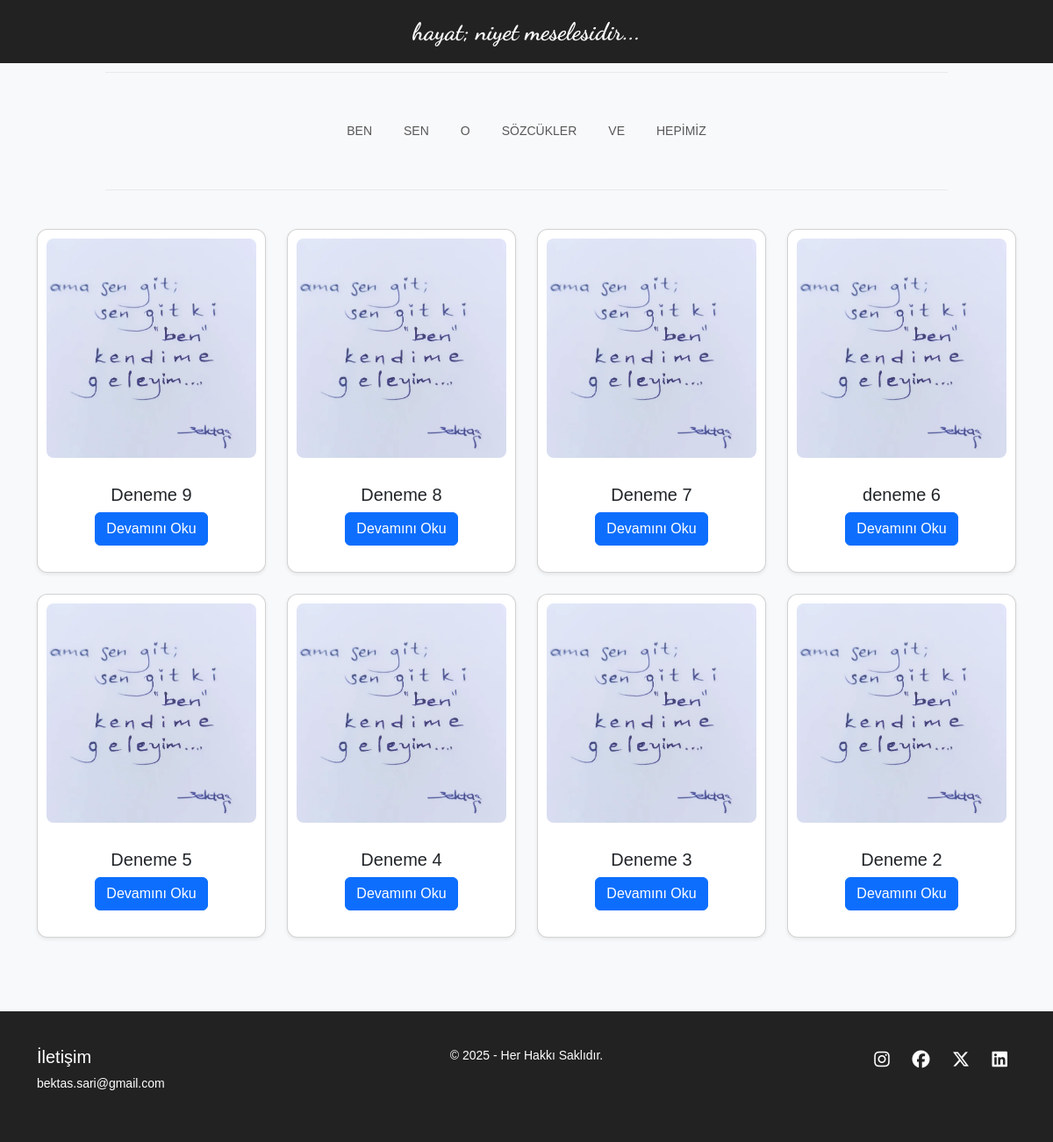
The page / on the database its author committed.
### app.py (models this page shows)
class BlogPost(db.Model):
    id = db.Column(db.Integer, primary_key=True)
    title = db.Column(db.String(100), nullable=False)
    content = db.Column(db.Text, nullable=False)
    image = db.Column(db.String(255), nullable=False)
    category = db.Column(db.String(255), nullable=False, default="Hepimiz")  # Varsayılan olarak "Hepimiz"
    created_at = db.Column(db.DateTime, default=datetime.utcnow)
    likes = db.Column(db.Integer, default=0)

### app.py (the view)
@app.route('/')
def index():
    posts = BlogPost.query.order_by(BlogPost.created_at.desc()).all()
    return render_template('index.html', posts=posts)

### templates/index.html (shortened to what this page needs)
{% extends 'base.html' %}
{% block content %}
    <div class="row">
        {% for post in posts %}
            <div class="col-md-3">
                <div class="card mb-4 shadow-sm">
                    <a href="{{ url_for('post_detail', id=post.id) }}">
                        <img src="{{ url_for('static', filename='uploads/' + post.image) }}" class="card-img-top" alt="{{ post.title }}">
                    </a>
                    <div class="card-body text-center">
                        <h5 class="card-title font-weight-bold">{{ post.title }}</h5>
                        <a href="{{ url_for('post_detail', id=post.id) }}" class="btn btn-primary">Devamını Oku</a>
                    </div>
                </div>
            </div>
        {% endfor %}
    </div>
{% endblock %}

### templates/base.html (shortened to what this page needs)
<!DOCTYPE html>
<html lang="tr">
<head>
    <link href="https://cdn.jsdelivr.net/npm/bootstrap@5.3.0/dist/css/bootstrap.min.css" rel="stylesheet">
    <link rel="stylesheet" href="{{ url_for('static', filename='style.css') }}">
    <link rel="stylesheet" href="https://cdnjs.cloudflare.com/ajax/libs/font-awesome/6.4.2/css/all.min.css">
</head>
<body>
    <div class="header-banner">
        <p class="header-text">hayat; niyet meselesidir...</p>
    </div>
    <hr class="header-line">
<nav class="navbar navbar-expand-lg navbar-light">
    <div class="container">
        <ul class="navbar-nav mx-auto">
            <li class="nav-item">
                <a class="nav-link" href="{{ url_for('category_filter', category='Ben') }}">Ben</a>
            </li>
            <li class="nav-item">
                <a class="nav-link" href="{{ url_for('category_filter', category='Sen') }}">Sen</a>
            </li>
            <li class="nav-item">
                <a class="nav-link" href="{{ url_for('category_filter', category='O') }}">O</a>
            </li>
            <li class="nav-item">
                <a class="nav-link" href="{{ url_for('category_filter', category='Sözcükler') }}">Sözcükler</a>
            </li>
            <li class="nav-item">
                <a class="nav-link" href="{{ url_for('category_filter', category='Ve') }}">Ve</a>
            </li>
            <li class="nav-item">
                <a class="nav-link" href="{{ url_for('category_filter', category='Hepimiz') }}">Hepimiz</a>
            </li>
        </ul>
    </div>
</nav>
    <hr class="navbar-line">
    <div class="container mt-4">
        {% block content %}{% endblock %}
    </div>
<footer class="footer">
    <div class="container">
        <div class="row">
            <div class="col-md-4 text-center text-md-start">
                <h5>İletişim</h5>
                <p><a href="mailto:bektas.sari@gmail.com">bektas.sari@gmail.com</a></p>
            </div>
            <div class="col-md-4 text-center">
                <p>&copy; 2025 - Her Hakkı Saklıdır.</p>
            </div>
            <div class="col-md-4 text-center text-md-end">
                <a href="https://www.instagram.com/bektassari_" target="_blank" class="social-icon">
                    <i class="fab fa-instagram"></i>
                </a>
                <a href="https://www.facebook.com/bektas.sari.12" target="_blank" class="social-icon">
                    <i class="fab fa-facebook"></i>
                </a>
                <a href="https://twitter.com/Bektassa" target="_blank" class="social-icon">
                    <i class="fab fa-x-twitter"></i>
                </a>
                <a href="https://www.linkedin.com/in/bektas-sari" target="_blank" class="social-icon">
                    <i class="fab fa-linkedin"></i>
                </a>
            </div>
        </div>
    </div>
</footer>
</body>
</html>

### static/style.css (style rules this page uses)
body { background-color: #f8f9fa; margin: 0; padding: 0; font-family: Arial, sans-serif; }
.card { border-radius: 12px; overflow: hidden; box-shadow: 0 4px 10px rgba(0, 0, 0, 0.1); transition: transform 0.3s ease-in-out; margin-bottom: 25px; padding: 10px; background: #ffffff; }
.card-img-top { width: 100%; height: 250px; object-fit: cover; border-radius: 8px; margin-bottom: 10px; }
.card-body { padding: 20px; text-align: center; }
.container { padding-top: 20px; padding-bottom: 20px; }
.header-banner { background-color: #222; color: white; text-align: center; padding: 15px 0; }
.header-text { font-family: 'Dancing Script', cursive; font-size: 28px; font-weight: bold; margin: 0; color: white; }
.header-line, .navbar-line { width: 80%; margin: 10px auto; border: 0; height: 1px; background-color: #bbb; }
.navbar-nav { display: flex; justify-content: center; flex-wrap: nowrap; gap: 20px; overflow-x: auto; white-space: nowrap; padding: 10px 0; }
.navbar { background-color: transparent; padding: 10px 0; }
.navbar-nav { display: flex; flex-direction: row; justify-content: center; gap: 20px; white-space: nowrap; overflow-x: auto; padding: 10px 0; }
.navbar-nav .nav-item { flex-shrink: 0; min-width: fit-content; text-align: center; }
.navbar-nav .nav-link { font-size: 14px; padding: 6px 10px; text-transform: uppercase; white-space: nowrap; display: inline-block; }
.navbar-nav { -ms-overflow-style: none; scrollbar-width: none; }
.footer { background-color: #222; color: white; padding: 20px 0; margin-top: 40px; font-size: 14px; }
.footer a { color: white; text-decoration: none; }
.footer .social-icon { font-size: 20px; margin: 0 10px; color: white; transition: color 0.3s ease; }

### rows shown on the page
BlogPost: image (picture), title "Deneme 9"
BlogPost: image (picture), title "Deneme 8"
BlogPost: image (picture), title "Deneme 7"
BlogPost: image (picture), title "deneme 6"
BlogPost: image (picture), title "Deneme 5"
BlogPost: image (picture), title "Deneme 4"
BlogPost: image (picture), title "Deneme 3"
BlogPost: image (picture), title "Deneme 2"
